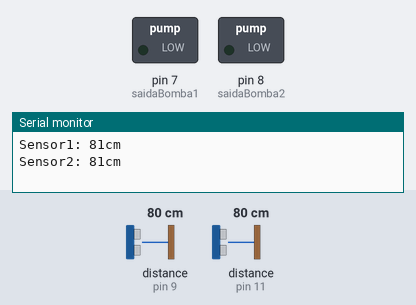
The sketch below on a simulated Arduino Uno, built with avr-gcc and run on an emulated ATmega328P. On the bench: switched loads named in the sketch (green lamp = pin HIGH), the last lines printed to the serial monitor. The inputs (shaded band) are chosen by the test bench; at power-on: distance to the obstacle (sensors on pin 9, pin 11) 80 cm. The echo pulse lasts 58.3 µs per cm.

Above: at 1.6 s.
1.7 s: distance to the obstacle (sensor on pin 9) set to 2 cm
3.9 s: distance to the obstacle (sensor on pin 9) set to 116 cm
5.4 s: distance to the obstacle (sensor on pin 9) set to 121 cm
At 6.8 s:
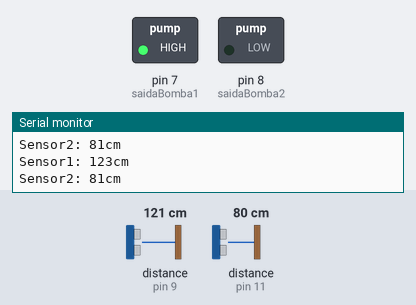
7.2 s: distance to the obstacle (sensor on pin 11) set to 2 cm
8.8 s: distance to the obstacle (sensor on pin 11) set to 113 cm
10.3 s: distance to the obstacle (sensor on pin 11) set to 124 cm
At 11.3 s:
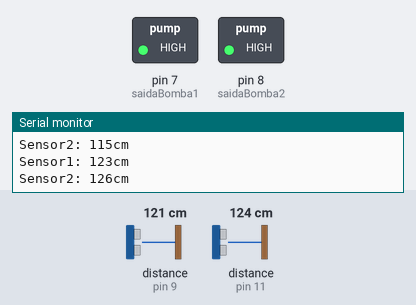
Timing chart, 0 to 13.2 s (numbered marks = the images above; inputs shaded):
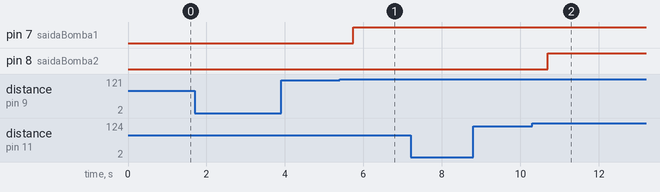

Measured:
- the behaviour switches between 118 and 119 cm on distance to the obstacle (sensor on pin 9) (found by bisection; images 0 and 1)
- the behaviour switches between 118 and 119 cm on distance to the obstacle (sensor on pin 11) (found by bisection; images 1 and 2)
- after the input at 5.4 s, pin 7 (saidaBomba1): LOW → HIGH after 0.34 s
- after the input at 10.3 s, pin 8 (saidaBomba2): LOW → HIGH after 0.40 s

The sketch:

monitoramentoNivel.ino
```cpp
#include <NewPing.h>

#define TRIGGER_PIN1  10
#define ECHO_PIN1     9
#define TRIGGER_PIN2  12
#define ECHO_PIN2     11
#define MAX_DISTANCE 200 // Maximum distance we want to ping for (in centimeters). Maximum sensor distance is rated at 400-500cm.
#define saidaBomba1 7
#define saidaBomba2 8

int sensor1;
int sensor2;

NewPing sonar1(TRIGGER_PIN1, ECHO_PIN1, MAX_DISTANCE); // NewPing setup of pins and maximum distance.
NewPing sonar2(TRIGGER_PIN2, ECHO_PIN2, MAX_DISTANCE);

void setup() {
  Serial.begin(115200); // Open serial monitor at 115200 baud to see ping results.
}

void loop() {
  delay(800);

////////////// Sensor 1 ////////////////
  Serial.print("Sensor1: ");
  sensor1 = sonar1.ping_cm();
  Serial.print(sonar1.ping_cm()); // Send ping, get distance in cm and print result (0 = outside set distance range)
  Serial.println("cm");

////////////// Bomba 1 ////////////////
  if (sensor1 > 120) {
    digitalWrite(saidaBomba1, HIGH);
  } else if (sensor1 < 10) {
    analogWrite(saidaBomba1, LOW);
  }

////////////// Sensor 2 ////////////////
  Serial.print("Sensor2: ");
  sensor2 = sonar2.ping_cm();
  Serial.print(sonar2.ping_cm()); // Send ping, get distance in cm and print result (0 = outside set distance range)
  Serial.println("cm");

////////////// Bomba 2 ////////////////
  if (sensor2 > 120) {
    digitalWrite(saidaBomba2, HIGH);
  } else if (sensor2 < 10) {
    analogWrite(saidaBomba2, LOW);
  }
}
```
